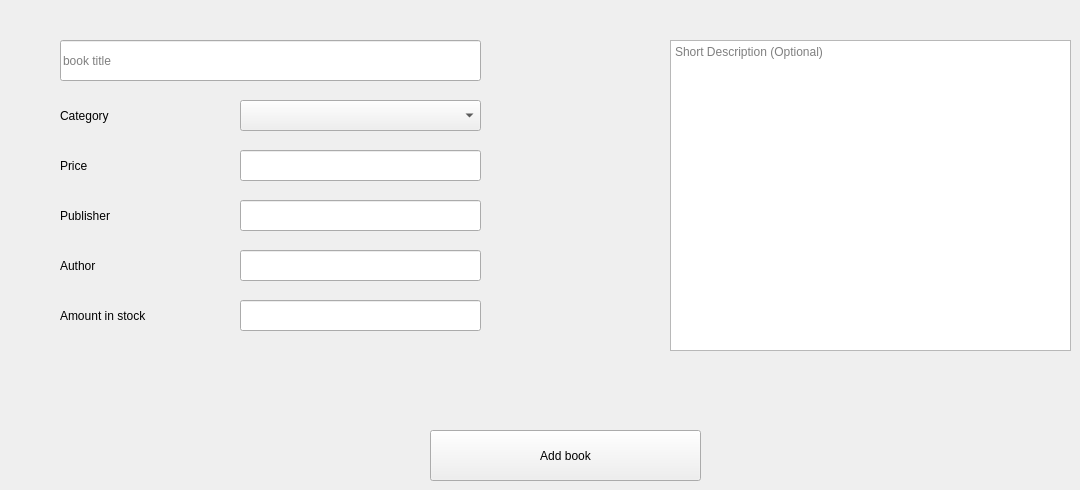
      <widget class="QWidget" name="AddBookTab">
       <property name="styleSheet">
        <string notr="true">font: 10pt &quot;MS Shell Dlg 2&quot;;</string>
       </property>
       <attribute name="title">
        <string>Add New Book</string>
       </attribute>
       <widget class="QLineEdit" name="lineEdit_3">
        <property name="geometry">
         <rect>
          <x>60</x>
          <y>40</y>
          <width>421</width>
          <height>41</height>
         </rect>
        </property>
        <property name="placeholderText">
         <string>book title</string>
        </property>
       </widget>
       <widget class="QLabel" name="label_3">
        <property name="geometry">
         <rect>
          <x>60</x>
          <y>100</y>
          <width>171</width>
          <height>31</height>
         </rect>
        </property>
        <property name="styleSheet">
         <string notr="true"/>
        </property>
        <property name="text">
         <string>Category</string>
        </property>
        <property name="textFormat">
         <enum>Qt::AutoText</enum>
        </property>
       </widget>
       <widget class="QLineEdit" name="lineEdit_4">
        <property name="geometry">
         <rect>
          <x>240</x>
          <y>150</y>
          <width>241</width>
          <height>31</height>
         </rect>
        </property>
       </widget>
       <widget class="QLabel" name="label_5">
        <property name="geometry">
         <rect>
          <x>60</x>
          <y>300</y>
          <width>171</width>
          <height>31</height>
         </rect>
        </property>
        <property name="text">
         <string>Amount in stock</string>
        </property>
       </widget>
       <widget class="QLabel" name="label_6">
        <property name="geometry">
         <rect>
          <x>60</x>
          <y>200</y>
          <width>171</width>
          <height>31</height>
         </rect>
        </property>
        <property name="text">
         <string>Publisher</string>
        </property>
       </widget>
       <widget class="QLabel" name="label_4">
        <property name="geometry">
         <rect>
          <x>60</x>
          <y>150</y>
          <width>171</width>
          <height>31</height>
         </rect>
        </property>
        <property name="text">
         <string>Price</string>
        </property>
       </widget>
       <widget class="QLabel" name="label_7">
        <property name="geometry">
         <rect>
          <x>60</x>
          <y>250</y>
          <width>171</width>
          <height>31</height>
         </rect>
        </property>
        <property name="text">
         <string>Author</string>
        </property>
       </widget>
       <widget class="QLineEdit" name="lineEdit_5">
        <property name="geometry">
         <rect>
          <x>240</x>
          <y>300</y>
          <width>241</width>
          <height>31</height>
         </rect>
        </property>
       </widget>
       <widget class="QPushButton" name="pushButton_10">
        <property name="geometry">
         <rect>
          <x>430</x>
          <y>430</y>
          <width>271</width>
          <height>51</height>
         </rect>
        </property>
        <property name="text">
         <string>Add book</string>
        </property>
       </widget>
       <widget class="QComboBox" name="comboBox_3">
        <property name="geometry">
         <rect>
          <x>240</x>
          <y>100</y>
          <width>241</width>
          <height>31</height>
         </rect>
        </property>
       </widget>
       <widget class="QTextEdit" name="textEdit">
        <property name="geometry">
         <rect>
          <x>670</x>
          <y>40</y>
          <width>401</width>
          <height>311</height>
         </rect>
        </property>
        <property name="placeholderText">
         <string>Short Description (Optional)</string>
        </property>
       </widget>
       <widget class="QLineEdit" name="lineEdit_6">
        <property name="geometry">
         <rect>
          <x>240</x>
          <y>200</y>
          <width>241</width>
          <height>31</height>
         </rect>
        </property>
       </widget>
       <widget class="QLineEdit" name="lineEdit_31">
        <property name="geometry">
         <rect>
          <x>240</x>
          <y>250</y>
          <width>241</width>
          <height>31</height>
         </rect>
        </property>
       </widget>
      </widget>
